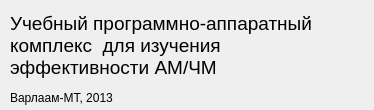
<?xml version="1.0" encoding="UTF-8"?>
<ui version="4.0">
 <class>DialogAboutProgram</class>
 <widget class="QDialog" name="DialogAboutProgram">
  <property name="geometry">
   <rect>
    <x>0</x>
    <y>0</y>
    <width>374</width>
    <height>110</height>
   </rect>
  </property>
  <property name="sizePolicy">
   <sizepolicy hsizetype="Fixed" vsizetype="Fixed">
    <horstretch>0</horstretch>
    <verstretch>0</verstretch>
   </sizepolicy>
  </property>
  <property name="windowTitle">
   <string>О программе</string>
  </property>
  <property name="windowOpacity">
   <double>7.000000000000000</double>
  </property>
  <property name="modal">
   <bool>true</bool>
  </property>
  <widget class="QLabel" name="label">
   <property name="geometry">
    <rect>
     <x>10</x>
     <y>10</y>
     <width>351</width>
     <height>71</height>
    </rect>
   </property>
   <property name="font">
    <font>
     <family>Arial</family>
     <pointsize>14</pointsize>
     <weight>50</weight>
     <bold>false</bold>
    </font>
   </property>
   <property name="text">
    <string>Учебный программно-аппаратный комплекс  для изучения эффективности АМ/ЧМ</string>
   </property>
   <property name="wordWrap">
    <bool>true</bool>
   </property>
  </widget>
  <widget class="QLabel" name="label_2">
   <property name="geometry">
    <rect>
     <x>10</x>
     <y>90</y>
     <width>111</width>
     <height>16</height>
    </rect>
   </property>
   <property name="text">
    <string>Варлаам-МТ, 2013</string>
   </property>
  </widget>
 </widget>
 <resources/>
 <connections/>
</ui>
